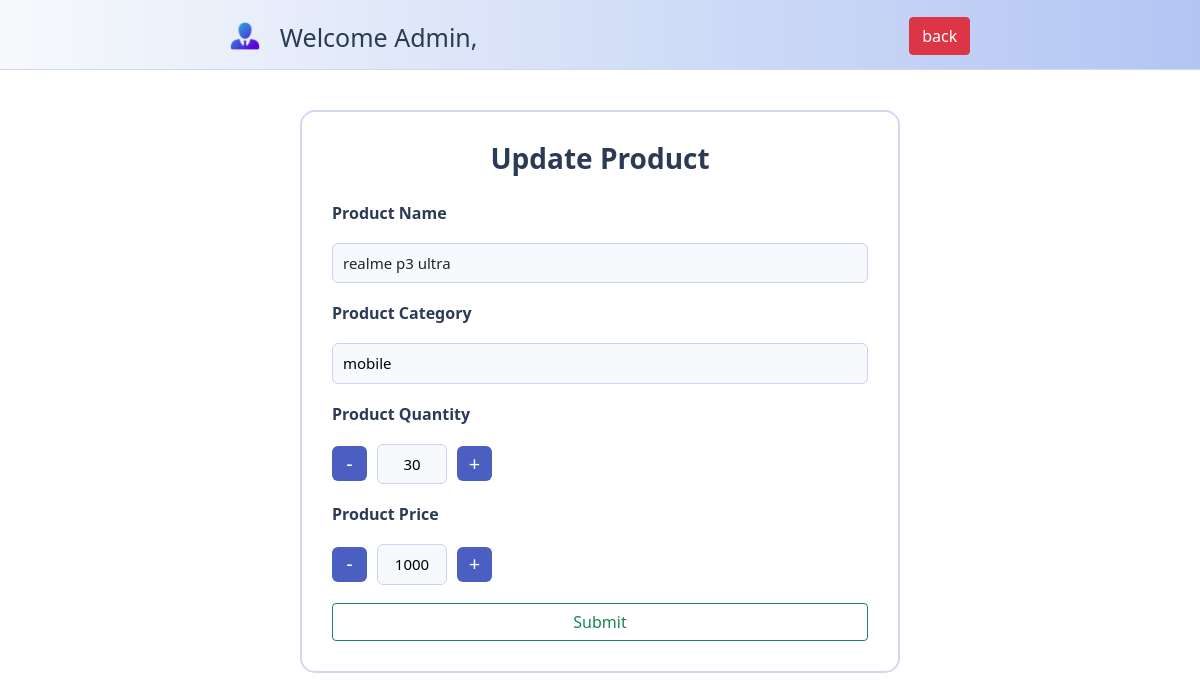
Screenshot of /update/1 with the database file from the repository.
### application/models.py (models this page shows)
class Products(db.Model):
    id = db.Column(db.Integer, primary_key=True)
    name = db.Column(db.String(), nullable=False)
    category = db.Column(db.String(), nullable=False)
    quantity = db.Column(db.Integer, nullable=False)
    amount = db.Column(db.Integer, nullable=False)
    status = db.Column(db.String(), nullable=False,default= "available")
    requests = db.relationship("Requests", backref="product")

### application/controllers.py (the view)
@app.route('/update/<int:product_id>',methods=['GET', 'POST'])
def update_product(product_id):
    product = Products.query.get(product_id)
    if request.method == 'POST':
        product.category = request.form.get('category')
        product.quantity = request.form.get('quantity')
        product.amount = request.form.get('amount')
        db.session.commit()
        return redirect('/admin-dashboard')
    return render_template('update.html', product=product)

### templates/update.html (shortened to what this page needs)
<!DOCTYPE html>
<html lang="en">
<head>
    <link href="https://cdn.jsdelivr.net/npm/bootstrap@5.0.2/dist/css/bootstrap.min.css" rel="stylesheet"
>
    <link rel="stylesheet" href="/static/add.css">
</head>
<body>
    <header class="nav">
        <div class="left">
            <img src="/static/icons/manager.png" alt="">
            <h1><a href="/templates/admin-dashboard.html"></a>Welcome Admin,</h1>
        </div>
        <ul>
            <li><a href="/admin-dashboard" class="btn btn-danger">back</a></li>
        </ul>
    </header>
    <main>
        <h2 class="page-title">Update Product</h2>
        <form class="item-form" action="/update/{{ product.id }}" method="POST">
            <label>Product Name</label>
            <input class="form-control" type="text" value="{{ product.name }}" aria-label="Disabled input example"
                disabled readonly>
            <label>Product Category</label>
            <input type="text" name="category" value="{{ product.category }}">
            <label>Product Quantity</label>
            <div class="counter-box">
                <button type="button" class="minus">-</button>
                <input type="text" value="{{product.quantity}}" class="count" name="quantity">
                <button type="button" class="plus">+</button>
            </div>
            <label>Product Price</label>
            <div class="counter-box">
                <button type="button" class="minus">-</button>
                <input type="text" value="{{product.amount}}" class="count" name="amount">
                <button type="button" class="plus">+</button>
            </div>
            <input type="submit" value="Submit" class="btn btn-outline-success">
        </form>
    </main>
</body>
</html>

### static/add.css (style rules this page uses)
* { margin: 0; padding: 0; }
header.nav { width: 100%; height: 70px; background: linear-gradient(to right, #F7F9FC, #b2c5f3); border-bottom: 1px solid #d1d9f2; display: flex; justify-content: space-around; align-items: center; padding: 0 30px; }
img { height: 30px; }
header.nav .left { display: flex; align-items: center; justify-content: center; gap: 20px; }
h1 { padding-top: 11px; font-size: 25px; color: #2B3A55; }
header.nav ul { list-style: none; display: flex; gap: 25px; align-items: center; justify-self: center; }
header.nav ul li { font-size: 16px; font-weight: 500; color: #3c4c75; cursor: pointer; margin-top: 17px; }
main { width: 50%; margin: 40px auto; background: #ffffffd9; padding: 30px; border-radius: 15px; border: 2px solid #d1d9f2; }
.page-title { font-size: 28px; font-weight: 700; color: #2B3A55; text-align: center; margin-bottom: 25px; }
.item-form { display: flex; flex-direction: column; gap: 18px; }
.item-form label { font-size: 16px; color: #2B3A55; font-weight: 600; }
.item-form input[type="text"] { padding: 8px 10px; border-radius: 6px; border: 1px solid #c8d3f5; font-size: 15px; background: #F7F9FC; }
.counter-box { display: flex; align-items: center; gap: 10px; }
.counter-box button { width: 35px; height: 35px; border: none; border-radius: 6px; font-size: 20px; background: #4A5FC1; color: white; cursor: pointer; }
.counter-box .count { width: 70px; text-align: center; font-size: 16px; border-radius: 6px; border: 1px solid #c8d3f5; padding: 6px; background: #F7F9FC; }

### rows the page displays
Products: name "realme p3 ultra", category "mobile", quantity "30", amount "1000"
